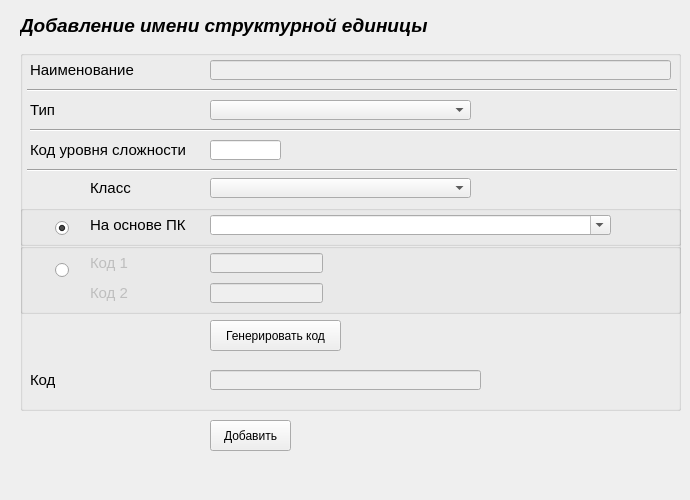
        <widget class="QWidget" name="AddDataInfological">
         <attribute name="title">
          <string>Добавление данных</string>
         </attribute>
         <widget class="QLabel" name="label_16">
          <property name="geometry">
           <rect>
            <x>20</x>
            <y>10</y>
            <width>411</width>
            <height>31</height>
           </rect>
          </property>
          <property name="font">
           <font>
            <pointsize>14</pointsize>
            <weight>75</weight>
            <italic>true</italic>
            <bold>true</bold>
           </font>
          </property>
          <property name="text">
           <string>Добавление имени структурной единицы</string>
          </property>
          <property name="textFormat">
           <enum>Qt::RichText</enum>
          </property>
          <property name="scaledContents">
           <bool>false</bool>
          </property>
          <property name="wordWrap">
           <bool>false</bool>
          </property>
         </widget>
         <widget class="QGroupBox" name="groupBox_3">
          <property name="enabled">
           <bool>true</bool>
          </property>
          <property name="geometry">
           <rect>
            <x>20</x>
            <y>50</y>
            <width>661</width>
            <height>361</height>
           </rect>
          </property>
          <property name="autoFillBackground">
           <bool>false</bool>
          </property>
          <property name="title">
           <string/>
          </property>
          <property name="alignment">
           <set>Qt::AlignBottom|Qt::AlignHCenter</set>
          </property>
          <property name="flat">
           <bool>false</bool>
          </property>
          <property name="checkable">
           <bool>false</bool>
          </property>
          <widget class="Line" name="line_10">
           <property name="geometry">
            <rect>
             <x>7</x>
             <y>30</y>
             <width>650</width>
             <height>20</height>
            </rect>
           </property>
           <property name="orientation">
            <enum>Qt::Horizontal</enum>
           </property>
          </widget>
          <widget class="QLabel" name="label_17">
           <property name="geometry">
            <rect>
             <x>10</x>
             <y>0</y>
             <width>121</width>
             <height>39</height>
            </rect>
           </property>
           <property name="font">
            <font>
             <pointsize>11</pointsize>
            </font>
           </property>
           <property name="text">
            <string>Наименование</string>
           </property>
          </widget>
          <widget class="QLineEdit" name="lineEdit_nameInfological">
           <property name="enabled">
            <bool>false</bool>
           </property>
           <property name="geometry">
            <rect>
             <x>190</x>
             <y>10</y>
             <width>461</width>
             <height>20</height>
            </rect>
           </property>
          </widget>
          <widget class="QLabel" name="label_18">
           <property name="geometry">
            <rect>
             <x>10</x>
             <y>310</y>
             <width>25</width>
             <height>39</height>
            </rect>
           </property>
           <property name="font">
            <font>
             <pointsize>11</pointsize>
            </font>
           </property>
           <property name="text">
            <string>Код</string>
           </property>
          </widget>
          <widget class="QLineEdit" name="lineEdit_codeInfological">
           <property name="enabled">
            <bool>false</bool>
           </property>
           <property name="geometry">
            <rect>
             <x>190</x>
             <y>320</y>
             <width>271</width>
             <height>20</height>
            </rect>
           </property>
          </widget>
          <widget class="Line" name="line_11">
           <property name="geometry">
            <rect>
             <x>7</x>
             <y>110</y>
             <width>650</width>
             <height>20</height>
            </rect>
           </property>
           <property name="orientation">
            <enum>Qt::Horizontal</enum>
           </property>
          </widget>
          <widget class="QPushButton" name="pButton_GenerateCodeInfological">
           <property name="enabled">
            <bool>true</bool>
           </property>
           <property name="geometry">
            <rect>
             <x>190</x>
             <y>270</y>
             <width>131</width>
             <height>31</height>
            </rect>
           </property>
           <property name="text">
            <string>Генерировать код</string>
           </property>
           <property name="autoRepeatInterval">
            <number>103</number>
           </property>
          </widget>
          <widget class="QComboBox" name="comboBox_typeInfological">
           <property name="geometry">
            <rect>
             <x>190</x>
             <y>50</y>
             <width>261</width>
             <height>20</height>
            </rect>
           </property>
           <property name="contextMenuPolicy">
            <enum>Qt::ActionsContextMenu</enum>
           </property>
           <property name="currentIndex">
            <number>-1</number>
           </property>
          </widget>
          <widget class="QLabel" name="label_19">
           <property name="geometry">
            <rect>
             <x>10</x>
             <y>40</y>
             <width>131</width>
             <height>39</height>
            </rect>
           </property>
           <property name="font">
            <font>
             <pointsize>11</pointsize>
            </font>
           </property>
           <property name="text">
            <string>Тип</string>
           </property>
           <property name="textFormat">
            <enum>Qt::PlainText</enum>
           </property>
          </widget>
          <widget class="Line" name="line_13">
           <property name="geometry">
            <rect>
             <x>10</x>
             <y>70</y>
             <width>650</width>
             <height>20</height>
            </rect>
           </property>
           <property name="orientation">
            <enum>Qt::Horizontal</enum>
           </property>
          </widget>
          <widget class="QGroupBox" name="groupBox_codes_2">
           <property name="enabled">
            <bool>false</bool>
           </property>
           <property name="geometry">
            <rect>
             <x>0</x>
             <y>193</y>
             <width>661</width>
             <height>71</height>
            </rect>
           </property>
           <property name="title">
            <string/>
           </property>
           <property name="flat">
            <bool>false</bool>
           </property>
           <widget class="QLabel" name="label_20">
            <property name="geometry">
             <rect>
              <x>70</x>
              <y>40</y>
              <width>181</width>
              <height>20</height>
             </rect>
            </property>
            <property name="font">
             <font>
              <pointsize>11</pointsize>
             </font>
            </property>
            <property name="text">
             <string>Код 2</string>
            </property>
           </widget>
           <widget class="QLabel" name="label_21">
            <property name="geometry">
             <rect>
              <x>70</x>
              <y>0</y>
              <width>131</width>
              <height>39</height>
             </rect>
            </property>
            <property name="font">
             <font>
              <pointsize>11</pointsize>
             </font>
            </property>
            <property name="text">
             <string>Код 1</string>
            </property>
            <property name="textFormat">
             <enum>Qt::PlainText</enum>
            </property>
           </widget>
           <widget class="QLineEdit" name="lineEdit_codeInfological_2">
            <property name="geometry">
             <rect>
              <x>190</x>
              <y>40</y>
              <width>113</width>
              <height>20</height>
             </rect>
            </property>
           </widget>
           <widget class="QLineEdit" name="lineEdit_codeInfological_1">
            <property name="geometry">
             <rect>
              <x>190</x>
              <y>10</y>
              <width>113</width>
              <height>20</height>
             </rect>
            </property>
           </widget>
          </widget>
          <widget class="QGroupBox" name="groupBox_category">
           <property name="enabled">
            <bool>true</bool>
           </property>
           <property name="geometry">
            <rect>
             <x>0</x>
             <y>155</y>
             <width>661</width>
             <height>41</height>
            </rect>
           </property>
           <property name="title">
            <string/>
           </property>
           <widget class="QLabel" name="label_22">
            <property name="geometry">
             <rect>
              <x>70</x>
              <y>10</y>
              <width>181</width>
              <height>20</height>
             </rect>
            </property>
            <property name="font">
             <font>
              <pointsize>11</pointsize>
             </font>
            </property>
            <property name="text">
             <string>На основе ПК</string>
            </property>
           </widget>
           <widget class="QComboBox" name="comboBox_categoryInfological">
            <property name="geometry">
             <rect>
              <x>190</x>
              <y>10</y>
              <width>401</width>
              <height>20</height>
             </rect>
            </property>
            <property name="editable">
             <bool>true</bool>
            </property>
            <property name="frame">
             <bool>true</bool>
            </property>
           </widget>
          </widget>
          <widget class="QLabel" name="label_23">
           <property name="geometry">
            <rect>
             <x>10</x>
             <y>80</y>
             <width>181</width>
             <height>39</height>
            </rect>
           </property>
           <property name="font">
            <font>
             <pointsize>11</pointsize>
            </font>
           </property>
           <property name="text">
            <string>Код уровня сложности</string>
           </property>
          </widget>
          <widget class="QLineEdit" name="lineEdit_levelInfological">
           <property name="geometry">
            <rect>
             <x>190</x>
             <y>90</y>
             <width>71</width>
             <height>20</height>
            </rect>
           </property>
           <property name="inputMethodHints">
            <set>Qt::ImhDigitsOnly</set>
           </property>
          </widget>
          <widget class="QComboBox" name="comboBox_classInfological">
           <property name="geometry">
            <rect>
             <x>190</x>
             <y>128</y>
             <width>261</width>
             <height>20</height>
            </rect>
           </property>
           <property name="contextMenuPolicy">
            <enum>Qt::ActionsContextMenu</enum>
           </property>
           <property name="currentIndex">
            <number>-1</number>
           </property>
          </widget>
          <widget class="QLabel" name="label_24">
           <property name="geometry">
            <rect>
             <x>70</x>
             <y>118</y>
             <width>131</width>
             <height>39</height>
            </rect>
           </property>
           <property name="font">
            <font>
             <pointsize>11</pointsize>
            </font>
           </property>
           <property name="text">
            <string>Класс</string>
           </property>
           <property name="textFormat">
            <enum>Qt::PlainText</enum>
           </property>
          </widget>
         </widget>
         <widget class="QLabel" name="label_infoInfological">
          <property name="geometry">
           <rect>
            <x>40</x>
            <y>460</y>
            <width>361</width>
            <height>31</height>
           </rect>
          </property>
          <property name="font">
           <font>
            <pointsize>11</pointsize>
           </font>
          </property>
          <property name="text">
           <string/>
          </property>
         </widget>
         <widget class="QPushButton" name="pButton_AddInfological">
          <property name="geometry">
           <rect>
            <x>210</x>
            <y>420</y>
            <width>81</width>
            <height>31</height>
           </rect>
          </property>
          <property name="text">
           <string>Добавить</string>
          </property>
         </widget>
         <widget class="QWidget" name="widget" native="true">
          <property name="geometry">
           <rect>
            <x>-5</x>
            <y>220</y>
            <width>81</width>
            <height>71</height>
           </rect>
          </property>
          <widget class="QRadioButton" name="radioButton_Category">
           <property name="geometry">
            <rect>
             <x>60</x>
             <y>0</y>
             <width>31</width>
             <height>17</height>
            </rect>
           </property>
           <property name="text">
            <string/>
           </property>
           <property name="checked">
            <bool>true</bool>
           </property>
          </widget>
          <widget class="QRadioButton" name="radioButton_new">
           <property name="geometry">
            <rect>
             <x>60</x>
             <y>40</y>
             <width>31</width>
             <height>20</height>
            </rect>
           </property>
           <property name="text">
            <string/>
           </property>
          </widget>
         </widget>
        </widget>
